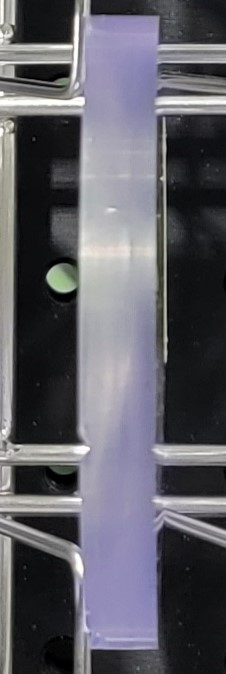
#> input picture data/master_image/master_1.jpg, 226 x 674 px, given in place of master_1_edit.jpg, which was not available
$ python template_matching_video_stream.py
#> lines starting #> are read from the running program, lines starting #| are printed output that depends on the picture; pictures that were not available may be replaced by others from this repository, and a replacement may not be noted
import cv2
import numpy as np

# Load master image
master_img = cv2.imread('data/master_image/master_1_edit.jpg', cv2.IMREAD_GRAYSCALE)
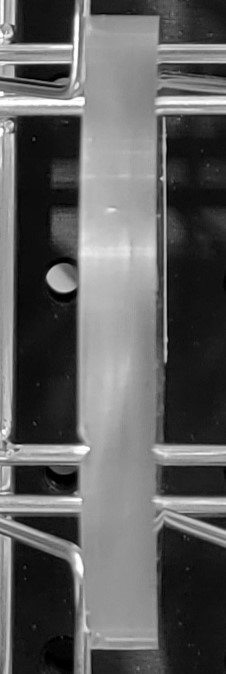
#> master_img: shape (674, 226); min 0, max 255, mean 94.2

if master_img is None:
    raise FileNotFoundError("Master image not found.")


# Load master image
master_img = cv2.imread('data/master_image/master_1_edit.jpg', cv2.IMREAD_GRAYSCALE)

if master_img is None:
    raise FileNotFoundError("Master image not found.")

# Resize master image
scale_percent = 50  # Try scaling down to 50% or 40%
width = int(master_img.shape[1] * scale_percent / 100)
#> width = 113
height = int(master_img.shape[0] * scale_percent / 100)
#> height = 337
master_img = cv2.resize(master_img, (width, height), interpolation=cv2.INTER_AREA)
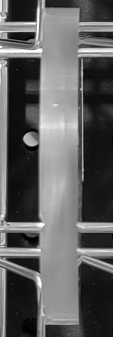
#> master_img: shape (337, 113); min 0, max 255, mean 94.3

w_template, h_template = master_img.shape[::-1]
#> w_template = 113; h_template = 337

# Open video source
cap = cv2.VideoCapture('data/test_videos/New folder/20250428_083416.mp4')

if not cap.isOpened():
    raise IOError("Cannot open video source")

# Template Matching settings
threshold = 0.6  # lowered threshold for video

def non_max_suppression_fast(boxes, scores, overlapThresh=0.3):
    if len(boxes) == 0:
        return []

    x1 = boxes[:,0]
    y1 = boxes[:,1]
    x2 = boxes[:,2]
    y2 = boxes[:,3]

    areas = (x2 - x1 + 1) * (y2 - y1 + 1)
    order = scores.argsort()[::-1]

    keep = []

    while order.size > 0:
        i = order[0]
        keep.append(i)

        xx1 = np.maximum(x1[i], x1[order[1:]])
        yy1 = np.maximum(y1[i], y1[order[1:]])
        xx2 = np.minimum(x2[i], x2[order[1:]])
        yy2 = np.minimum(y2[i], y2[order[1:]])

        w = np.maximum(0, xx2 - xx1 + 1)
        h = np.maximum(0, yy2 - yy1 + 1)

        inter = w * h
        ovr = inter / (areas[i] + areas[order[1:]] - inter)

        inds = np.where(ovr <= overlapThresh)[0]
        order = order[inds + 1]

    return keep

while True:
    ret, frame = cap.read()
#> frame is the input picture: shape (674, 226, 3); mean B, G, R 101, 93, 93.9
    if not ret:
        break

    gray_frame = cv2.cvtColor(frame, cv2.COLOR_BGR2GRAY)

    # Optional: slightly blur to reduce noise
    gray_frame = cv2.GaussianBlur(gray_frame, (3, 3), 0)

    result = cv2.matchTemplate(gray_frame, master_img, cv2.TM_CCOEFF_NORMED)
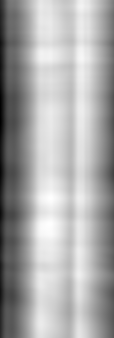
#> result: shape (338, 114) float32; min -0.31, max 0.353, mean 0.13; drawn with min black and max white
    locations = np.where(result >= threshold)
#> locations = (empty array, empty array)
    locations = list(zip(*locations[::-1]))
#> locations = []

    detections = []
    for loc in locations:
        x, y = loc
        score = result[y, x]
        detections.append((x, y, score))
#> this loop made 0 passes
#> after the loop, detections = []

    detections = sorted(detections, key=lambda x: x[2], reverse=True)

    boxes = []
    scores = []

    for (x, y, score) in detections:
        boxes.append([x, y, x + w_template, y + h_template])
        scores.append(score)
#> after the loop, boxes = []; scores = []

    boxes = np.array(boxes)
#> boxes = empty array
    scores = np.array(scores)
#> scores = empty array

    if len(boxes) > 0:
        picked_indices = non_max_suppression_fast(boxes, scores, overlapThresh=0.3)

        # Draw results
        for i in picked_indices:
            (x1, y1, x2, y2) = boxes[i]
            cv2.rectangle(frame, (x1, y1), (x2, y2), (0, 255, 0), 2)

    # Show live frame
    cv2.imshow('Template Matching Video Stream', frame)

    key = cv2.waitKey(1)
#> (key Esc is pressed here)
    if key == 27:  # ESC to exit
        break

cap.release()
cv2.destroyAllWindows()
